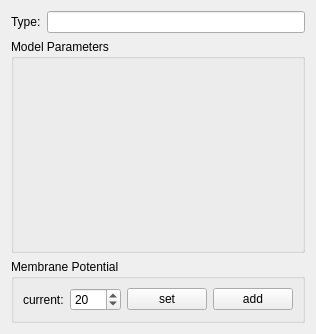
<?xml version="1.0" encoding="UTF-8"?>
<ui version="4.0">
 <class>NeuronPropertiesWidget</class>
 <widget class="QWidget" name="NeuronPropertiesWidget">
  <property name="geometry">
   <rect>
    <x>0</x>
    <y>0</y>
    <width>315</width>
    <height>334</height>
   </rect>
  </property>
  <property name="windowTitle">
   <string>Form</string>
  </property>
  <layout class="QVBoxLayout" name="verticalLayout_2">
   <item>
    <layout class="QHBoxLayout" name="horizontalLayout_9">
     <item>
      <widget class="QLabel" name="label_7">
       <property name="text">
        <string>Type:</string>
       </property>
      </widget>
     </item>
     <item>
      <widget class="QLineEdit" name="lineEdit">
       <property name="readOnly">
        <bool>true</bool>
       </property>
      </widget>
     </item>
    </layout>
   </item>
   <item>
    <widget class="QGroupBox" name="groupBox">
     <property name="title">
      <string>Model Parameters</string>
     </property>
    </widget>
   </item>
   <item>
    <widget class="QGroupBox" name="groupBox_2">
     <property name="sizePolicy">
      <sizepolicy hsizetype="Preferred" vsizetype="Fixed">
       <horstretch>0</horstretch>
       <verstretch>0</verstretch>
      </sizepolicy>
     </property>
     <property name="title">
      <string>Membrane Potential</string>
     </property>
     <layout class="QHBoxLayout" name="horizontalLayout_7">
      <item>
       <layout class="QHBoxLayout" name="horizontalLayout_8">
        <item>
         <widget class="QLabel" name="label_6">
          <property name="text">
           <string>current:</string>
          </property>
         </widget>
        </item>
        <item>
         <widget class="QDoubleSpinBox" name="current_2">
          <property name="decimals">
           <number>0</number>
          </property>
          <property name="minimum">
           <double>-999.000000000000000</double>
          </property>
          <property name="maximum">
           <double>999.000000000000000</double>
          </property>
          <property name="value">
           <double>20.000000000000000</double>
          </property>
         </widget>
        </item>
       </layout>
      </item>
      <item>
       <spacer name="horizontalSpacer_2">
        <property name="orientation">
         <enum>Qt::Horizontal</enum>
        </property>
        <property name="sizeHint" stdset="0">
         <size>
          <width>1</width>
          <height>20</height>
         </size>
        </property>
       </spacer>
      </item>
      <item>
       <widget class="QPushButton" name="set_potential_button">
        <property name="text">
         <string>set</string>
        </property>
       </widget>
      </item>
      <item>
       <widget class="QPushButton" name="add_potential_button">
        <property name="text">
         <string>add</string>
        </property>
       </widget>
      </item>
     </layout>
    </widget>
   </item>
  </layout>
 </widget>
 <resources/>
 <connections/>
</ui>
